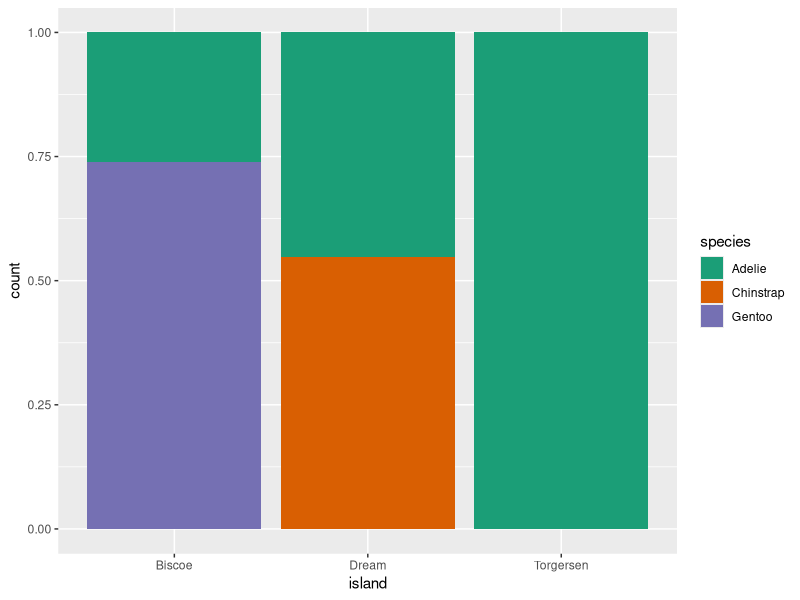
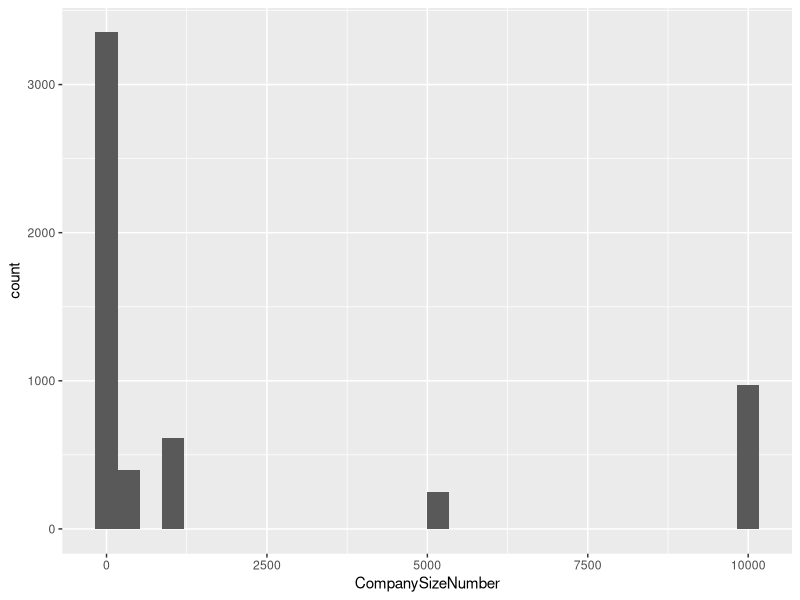

Recreate these plots in R, in order.
## ---- chunk 1
#| message: false

library(tidyverse)
library(modeldata)

movies <- matrix(c(38, 30, 24, 10, 8,
                   15, 17, 16, 9, 5,
                   12, 11, 19, 25, 13),
                 nrow = 3,
                 byrow = TRUE)
## ---- chunk 2
table(penguins$species, 
      penguins$island)
## ---- chunk 3
ggplot(penguins, 
       aes(x = island, 
           fill = species)) +
  geom_bar(position = "fill") +
  scale_fill_brewer(palette = "Dark2")
## ---- chunk 4
penguins_table <- table(penguins$species, 
                        penguins$island)
chisq.test(penguins_table)
## ---- chunk 5
glimpse(stackoverflow)
## ---- chunk 6
ggplot(stackoverflow, 
       aes(x = CompanySizeNumber)) +
  geom_histogram()
## ---- chunk 7
stackoverflow <- stackoverflow %>% 
  mutate(large = (CompanySizeNumber >= 5000))

stack_table <- table(stackoverflow$Country, 
                     stackoverflow$large)
## ---- chunk 8
chisq.test(stack_table)
